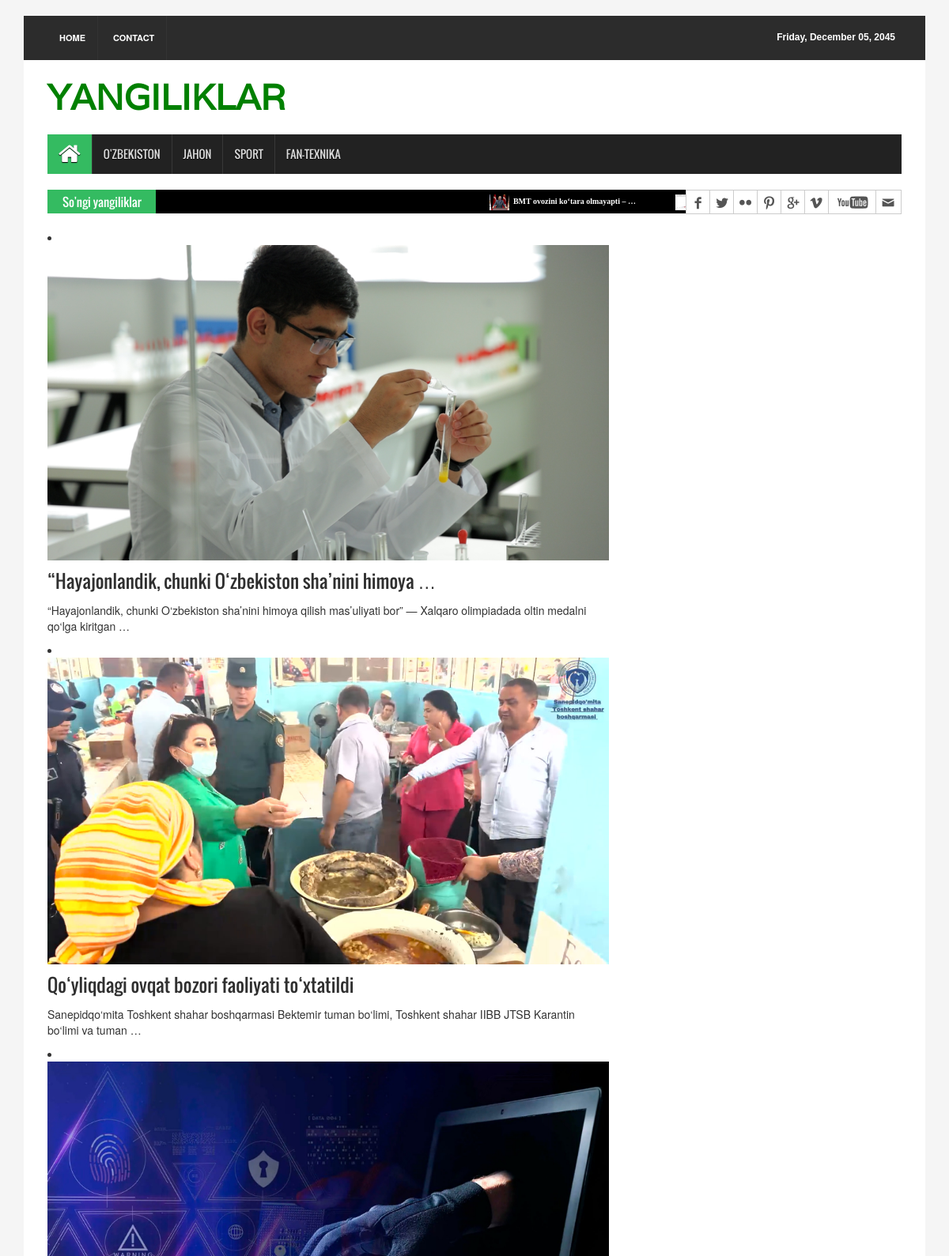
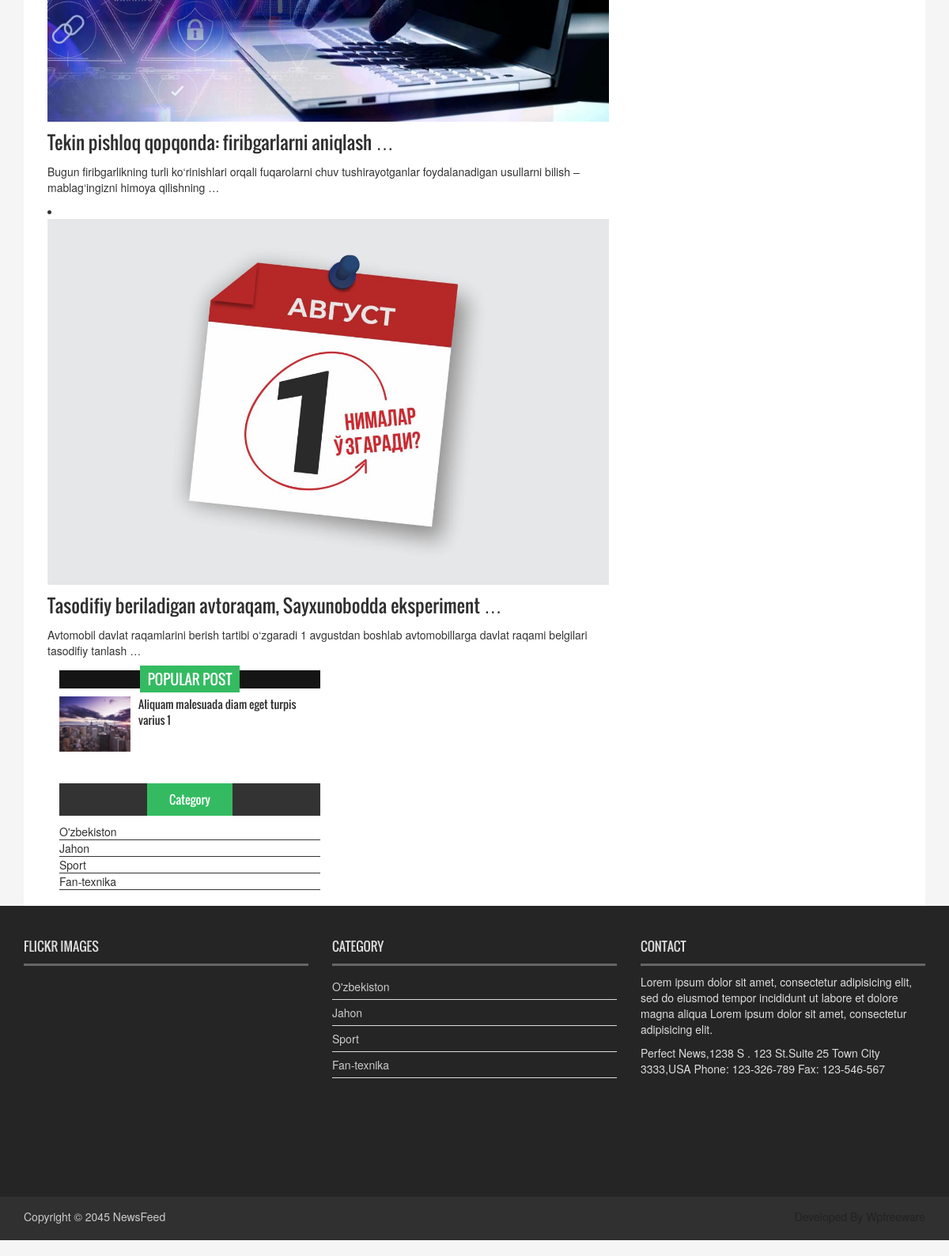
Page /category-detail/1/ on the committed database (2 pictures, top to bottom).
### news/models.py (models this page shows, shortened)
class CategoryModel(models.Model):
    name = models.CharField(max_length=50, verbose_name='Kategoriya nomi')
    def __str__(self):
        return self.name
    class Meta:
        db_table = 'Categorys'
        managed = True
        verbose_name = 'Kategoriyalar'
        verbose_name_plural = 'Kategoriyalar'

class NewsModel(models.Model):
    class Status(models.TextChoices):
        Deactive = 'Faol emas', 'Faol emas'
        Active = 'Faol', 'Faol'
    title = models.CharField(max_length=250, verbose_name='Yangilik nomi')
    body = models.TextField(verbose_name="Yangilik haqida ma'lumotlar")
    image = models.ImageField(upload_to='news/images', verbose_name='Rasmi')
    category = models.ForeignKey(CategoryModel,
                                 on_delete=models.CASCADE,
                                 verbose_name='Kategoriyasi'
                                 )
    publish_time = models.DateTimeField(default=timezone.now, verbose_name='Yangilik yaratilgan vaqqt')
    created_time = models.DateTimeField(auto_now_add=True)
    updeted_time = models.DateTimeField(auto_now=True)
    status = models.CharField(max_length=50,
                              choices=Status.choices,
                              default=Status.Deactive,
                              verbose_name='Holati'
                              )
    objects = models.Manager()
    manager = ActivedManager()
    class Meta:
        ordering = ['-publish_time']
        db_table = 'News'
        managed = True
        verbose_name = 'Yangiliklar'
        verbose_name_plural = 'Yangiliklar'

### news/views.py (the view)
# urls.py: path('category-detail/<int:pk>/', view=CategoryDetailView.as_view(), name='category_detail_page')
class CategoryDetailView(View):
     def get(self, request, pk):
          category_detail = CategoryModel.objects.get(pk=pk)
          news_list = NewsModel.manager.all().filter(category__name=category_detail).order_by('-publish_time')[:6]
          category_list = CategoryModel.objects.all()
          all_news_list = NewsModel.manager.all().order_by('-publish_time')[:9]
          context = {
               'category_list' : category_list,
               'category_detail' : category_detail,
               'news_list' : news_list,
               'all_news_list' : all_news_list
          }
          return render(request=request, template_name='news/category_detail.html', context=context)

### news/context_processor.py (called while the page is built)
def UniverCategory(self,):
    category_list = CategoryModel.objects.all()
    context = {
        'category_list' : category_list,
    }
    return context

### news/models.py (called while the page is built)
    def get_queryset(self):
        return super().get_queryset().filter(status='Faol')

### templates/news/category_detail.html (shortened to what this page needs)
{% extends "news/base.html" %}
{% load static %}
{% block category %}
<section id="navArea">
  <nav class="navbar navbar-inverse" role="navigation">
    <div id="navbar" class="navbar-collapse collapse">
      <ul class="nav navbar-nav main_nav">
        <li class="active"><a href="index.html"><span class="fa fa-home desktop-home"></span><span class="mobile-show">Home</span></a></li>
        {% for category in category_list %}
          <li><a href="{% url 'category_detail_page' category.pk %}">{{category.name}}</a></li>
        {% endfor %}
      </ul>
    </div>
  </nav>
</section>
{% endblock category %}
{% block content %}
  <section id="contentSection">
    <div class="row">
      <div class="col-lg-8 col-md-8 col-sm-8">
        {% for news in news_list %}
            <li>
                <figure class="bsbig_fig  wow fadeInDown"> <a class="featured_img" href="{% url 'news_detail_page' news.pk %}"> <img src="{{news.image.url}}" alt=""> <span class="overlay"></span> </a>
                <figcaption> <a href="{% url 'news_detail_page' news.pk %}">{{news.title | truncatewords:5}}</a> </figcaption>
                <p>{{news.body | truncatewords:15}}</p>
                </figure>
            </li>
        {% endfor %}
        </div>
      </div>
{% endblock content %}
{% block content3 %}
  {% for news in all_news_list %}
    <li><a href="{% url 'news_detail_page' news.pk %}"> <img src="{{news.image.url}}" alt="">{{news.title | truncatewords:5}}</a></li>
  {% endfor %}
{% endblock content3 %}
{% block content2 %}
      <div class="col-lg-4 col-md-4 col-sm-4">
        <aside class="right_content">
          <div class="single_sidebar">
            <h2><span>Popular Post</span></h2>
            <ul class="spost_nav">
              <li>
                <div class="media wow fadeInDown"> <a href="pages/single_page.html" class="media-left"> <img alt="" src="{% static 'images/post_img1.jpg' %}"> </a>
                  <div class="media-body"> <a href="pages/single_page.html" class="catg_title"> Aliquam malesuada diam eget turpis varius 1</a> </div>
                </div>
              </li>
            </ul>
          </div>
          <div class="single_sidebar">
            <ul class="nav nav-tabs" role="tablist">
              <li role="presentation" class="active"><a href="#category" aria-controls="home" role="tab" data-toggle="tab">Category</a></li>
            </ul>
            <div class="tab-content">
              <div role="tabpanel" class="tab-pane active" id="category">
                <ul>
                  {% for category in category_list %}
                    <li><a href="{% url 'category_detail_page' category.pk %}">{{category.name}}</a></li>
                  {% endfor %}
                </ul>
              </div>
            </div>
          </div>
        </aside>
      </div>
    </div>
{% endblock content2 %}

### templates/news/base.html (shortened to what this page needs)
<!DOCTYPE html>
{% load static %}
<html>
<head>
<link rel="stylesheet" type="text/css" href="{% static 'css/bootstrap.min.css' %}">
<link rel="stylesheet" type="text/css" href="{% static 'css/font-awesome.min.css' %}">
<link rel="stylesheet" type="text/css" href="{% static 'css/animate.css' %}">
<link rel="stylesheet" type="text/css" href="{% static 'css/font.css' %}">
<link rel="stylesheet" type="text/css" href="{% static 'css/li-scroller.css' %}">
<link rel="stylesheet" type="text/css" href="{% static 'css/slick.css' %}">
<link rel="stylesheet" type="text/css" href="{% static 'css/jquery.fancybox.css' %}">
<link rel="stylesheet" type="text/css" href="{% static 'css/theme.css' %}">
<link rel="stylesheet" type="text/css" href="{% static 'css/style.css' %}">
</head>
<body>
<div class="container">
  <header id="header">
    <div class="row">
      <div class="col-lg-12 col-md-12 col-sm-12">
        <div class="header_top">
          <div class="header_top_left">
            <ul class="top_nav">
              <li><a href="{% url 'home_page' %}">Home</a></li>
              <li><a href="{% url 'contact_page' %}">Contact</a></li>
            </ul>
          </div>
          <div class="header_top_right">
            <p>Friday, December 05, 2045</p>
          </div>
        </div>
      </div>
      <div class="col-lg-12 col-md-12 col-sm-12">
        <div class="header_bottom">
          <div class="logo_area"><a href="{% url 'home_page' %}" class="logo" style="color: green;" >YANGILIKLAR</a></div>
        </div>
      </div>
    </div>
  </header>
{% block category %}
{% endblock category %}
  <section id="newsSection">
    <div class="row">
      <div class="col-lg-12 col-md-12">
        <div class="latest_newsarea"> <span>So'ngi yangiliklar</span>
          <ul id="ticker01" class="news_sticker">
            {% block content3 %}{% endblock content3 %}
          </ul>
          <div class="social_area">
            <ul class="social_nav">
              <li class="facebook"><a href="#"></a></li>
              <li class="twitter"><a href="#"></a></li>
              <li class="flickr"><a href="#"></a></li>
              <li class="pinterest"><a href="#"></a></li>
              <li class="googleplus"><a href="#"></a></li>
              <li class="vimeo"><a href="#"></a></li>
              <li class="youtube"><a href="#"></a></li>
              <li class="mail"><a href="#"></a></li>
            </ul>
          </div>
        </div>
      </div>
    </div>
  </section>
{% block content %}
{% endblock content %}
{% block content2 %}
{% endblock content2 %}
  <footer id="footer">
    <div class="footer_top">
      <div class="row">
        <div class="col-lg-4 col-md-4 col-sm-4">
          <div class="footer_widget wow fadeInLeftBig">
            <h2>Flickr Images</h2>
          </div>
        </div>
        <div class="col-lg-4 col-md-4 col-sm-4">
          <div class="footer_widget wow fadeInDown">
            <h2>Category</h2>
            <ul class="tag_nav">
              {% for category in category_list %}
                <li><a href="{% url 'category_detail_page' category.pk %}">{{category.name}}</a></li>
              {% endfor %}
            </ul>
          </div>
        </div>
        <div class="col-lg-4 col-md-4 col-sm-4">
          <div class="footer_widget wow fadeInRightBig">
            <h2>Contact</h2>
            <p>Lorem ipsum dolor sit amet, consectetur adipisicing elit, sed do eiusmod tempor incididunt ut labore et dolore magna aliqua Lorem ipsum dolor sit amet, consectetur adipisicing elit.</p>
            <address>
            Perfect News,1238 S . 123 St.Suite 25 Town City 3333,USA Phone: 123-326-789 Fax: 123-546-567
            </address>
          </div>
        </div>
      </div>
    </div>
    <div class="footer_bottom">
      <p class="copyright">Copyright &copy; 2045 <a href="index.html">NewsFeed</a></p>
      <p class="developer">Developed By Wpfreeware</p>
    </div>
  </footer>
</body>
</html>

### static/css/li-scroller.css (style rules this page uses)
ul.newsticker { position:relative; left:750px; font:bold 10px Verdana; list-style-type:none; margin:0; padding:0 }
ul.newsticker li { float:left; margin:0; padding:0 }
ul.newsticker a { white-space:nowrap; padding:0; color:#fff; margin:0 50px 0 0 }
ul.newsticker a > img { height:20px; margin-right:5px; width:25px }

### static/css/theme.css (style rules this page uses)
.navbar-inverse .navbar-nav > .active > a, .navbar-inverse .navbar-nav > .active > a:hover, .navbar-inverse .navbar-nav > .active > a:focus { background-color:#34bb61 }
.latest_newsarea span { background:none repeat scroll 0 0 #34bb61 }
.single_sidebar > h2 span { background:none repeat scroll 0 0 #34bb61 }
.nav-tabs > li.active > a, .nav-tabs > li.active > a:hover, .nav-tabs > li.active > a:focus { background-color:#34bb61 }

### rows in the picture
CategoryModel: name "O'ZBEKISTON", name "O'zbekiston"
CategoryModel: name "JAHON", name "Jahon"
CategoryModel: name "SPORT", name "Sport"
CategoryModel: name "FAN-TEXNIKA", name "Fan-texnika"
NewsModel: image (picture), title "BMT ovozini ko‘tara olmayapti – …"
NewsModel: image (picture), title "“Hayajonlandik, chunki O‘zbekiston sha’nini himoya …", body "“Hayajonlandik, chunki O‘zbekiston sha’nini himoya qilish mas’uliyati bor” — Xalqaro olimpiadada oltin medalni qo‘lga kiritgan …"
NewsModel: image (picture), title "Qo‘yliqdagi ovqat bozori faoliyati to‘xtatildi", body "Sanepidqo‘mita Toshkent shahar boshqarmasi Bektemir tuman bo‘limi, Toshkent shahar IIBB JTSB Karantin bo‘limi va tuman …"
NewsModel: image (picture), title "Tekin pishloq qopqonda: firibgarlarni aniqlash …", body "Bugun firibgarlikning turli ko‘rinishlari orqali fuqarolarni chuv tushirayotganlar foydalanadigan usullarni bilish – mablag‘ingizni himoya qilishning …"
NewsModel: image (picture), title "Tasodifiy beriladigan avtoraqam, Sayxunobodda eksperiment …", body "Avtomobil davlat raqamlarini berish tartibi o‘zgaradi 1 avgustdan boshlab avtomobillarga davlat raqami belgilari tasodifiy tanlash …"
